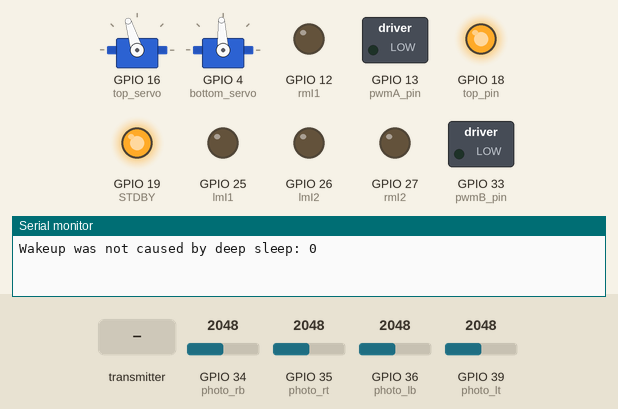
This sketch was run on a simulated ESP32. Shown: 2 × servo, switched loads named in the sketch (green lamp = pin HIGH), output pins drawn as LEDs (lit = HIGH), the last lines printed to the serial monitor. The test bench sets the inputs (shaded band); at power-on: GPIO 34 (photo_rb) = 2048, GPIO 35 (photo_rt) = 2048, GPIO 36 (photo_lb) = 2048, GPIO 39 (photo_lt) = 2048. Servo pulses on a pin are drawn as a servo (544–2400 µs = 0–180°).

Above: at 2.2 s.
2.3 s: the transmitter starts sending breakval = 1024
At 3.1 s:
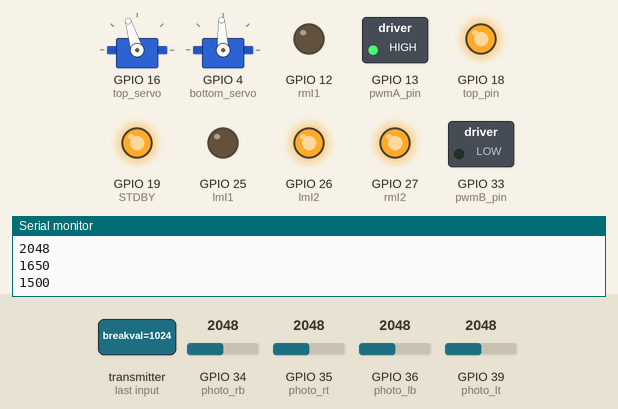
3.8 s: the transmitter starts sending t1 = 1024
At 4.2 s:
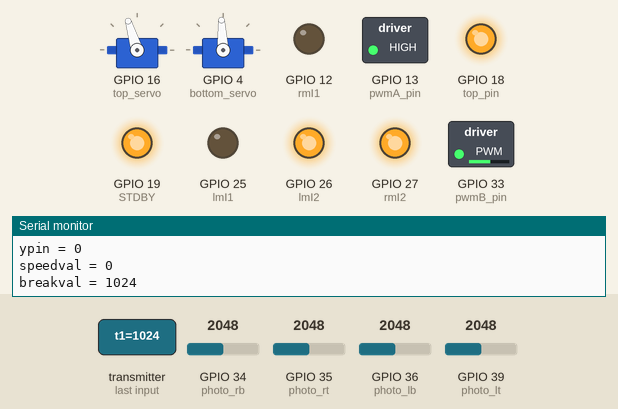
5.3 s: the transmitter starts sending t2 = 2048
At 6.5 s:
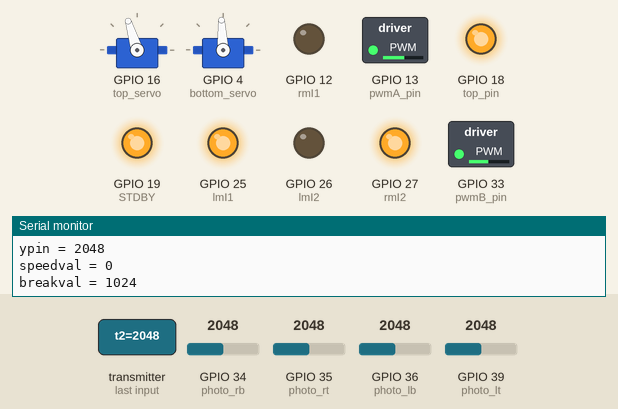
6.8 s: the transmitter starts sending t1 = 2048
At 7.7 s:
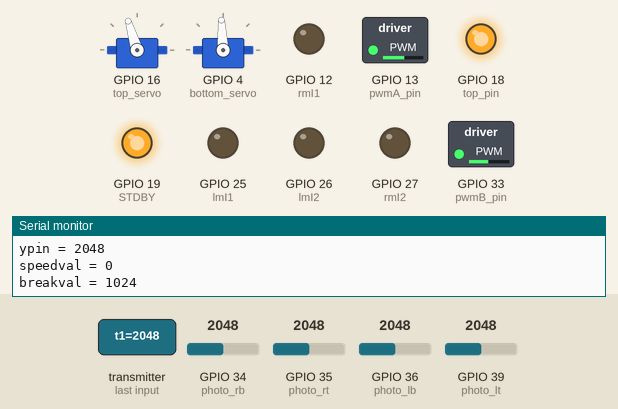
8.3 s: the transmitter starts sending t2 = 1024
At 8.9 s:
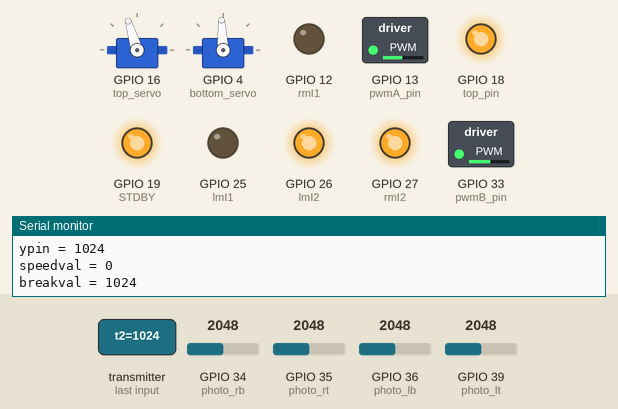
9.8 s: the transmitter starts sending breakval = 0
At 11.1 s:
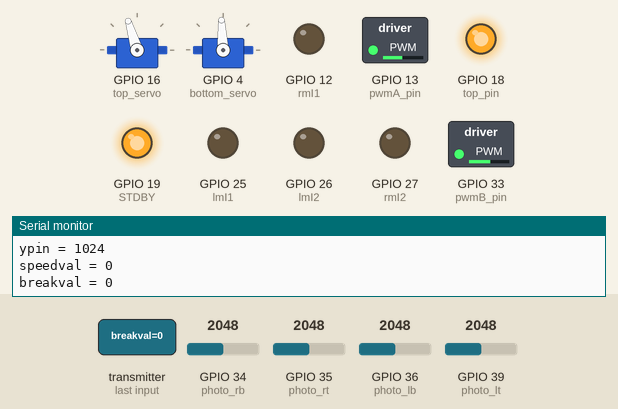
Timing chart, 0 to 12.3 s (numbered marks = the images above; inputs shaded):
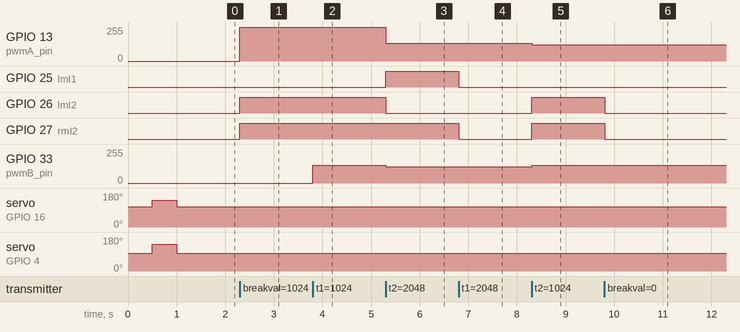

The sketch:

car_side_esp32_solar_v2.ino
```cpp
#include <esp_now.h>
#include <WiFi.h>

#include "soc/soc.h"
#include "soc/rtc_cntl_reg.h"


#define uS_TO_S_FACTOR 1000000  /* Conversion factor for micro seconds to seconds */
#define TIME_TO_SLEEP  10        /* Time ESP32 will go to sleep (in seconds) */


// RTC_DATA_ATTR int bootCount = 0;
RTC_NOINIT_ATTR int servo_top_persistent;
RTC_NOINIT_ATTR  int servo_bottom_persistent; //these are the persistent servo values

unsigned long t_last_com; //time since last communication

bool first_update = true;

int pwmA_pin = 13; //white
int pwmB_pin = 33; //yellow
int max_spd = 255;
int min_spd = 60;

int rmI1 = 12; //green
int rmI2 = 27; //blue
int lmI1 = 25; // H out1 = H | L out1 = L | H short break | L stop purple
int lmI2 = 26; // L out2 = L | H out2 = H | H short break | L stop brown
int STDBY = 19; //Low is off (current save) //not connected so far

// setting PWM properties

const int freq = 2000;
const int ledChannel_l = 2;
const int ledChannel_r = 3;
const int resolution = 8;

//previous values to check if we need to update.
int rs_prev;
int ls_prev;
int dl_prev;
int dr_prev;

//tracker stuff
SemaphoreHandle_t Semaphore_Controls = NULL;
int counter;

int top_pin = 18; //this is the pin that is held high to get a 3.3v signal at the top of the 2.2k resistor.
                  //alternatively  you can connect the 2.2k to the 3.3v rail, but you won't be able to shut
                  // down the current (which is small but still non-zero) if you want to put the eps32 to sleep
                  //while you charge the cell.

const int top_servo = 16; // Top servo
const int bottom_servo = 4; //Bottomservo
const int channel_top = 5;
const int channel_b = 4;
const int servoFrequency = 50; // PWM frequency in Hz
int micros_top = 1650;
int micros_bottom = 1500;

int micros_top_min = 1400;
int micros_bottom_min = 800;
int micros_top_max = 2200;
int micros_bottom_max = 2200;

//analogue inputs for photoresistors
const int photo_rb = 34;
const int photo_rt = 35;
const int photo_lb = 36;
const int photo_lt = 39;

uint16_t val_rb, val_rt, val_lb, val_lt;


typedef struct stuct_message {

//  int vals[5];
//  uint8_t a1;
  uint16_t t1;
  uint16_t t2; //int
//  uint16_t t3;
  uint16_t speedval;
  uint16_t breakval;
//  int a2;
} struct_message;

struct_message control_data;

void print_wakeup_reason(){
  esp_sleep_wakeup_cause_t wakeup_reason;

  wakeup_reason = esp_sleep_get_wakeup_cause();

  switch(wakeup_reason)
  {
    case ESP_SLEEP_WAKEUP_EXT0 : Serial.println("Wakeup caused by external signal using RTC_IO"); break;
    case ESP_SLEEP_WAKEUP_EXT1 : Serial.println("Wakeup caused by external signal using RTC_CNTL"); break;
    case ESP_SLEEP_WAKEUP_TIMER :
      Serial.println("Wakeup caused by timer");
      micros_top=servo_top_persistent;
      micros_bottom=servo_bottom_persistent;
      break;
    case ESP_SLEEP_WAKEUP_TOUCHPAD : Serial.println("Wakeup caused by touchpad"); break;
    case ESP_SLEEP_WAKEUP_ULP : Serial.println("Wakeup caused by ULP program"); break;
    default : Serial.printf("Wakeup was not caused by deep sleep: %d\n",wakeup_reason); break;
  }
}

void robot_stop(){
  digitalWrite(rmI1,LOW);
  digitalWrite(rmI2,LOW);
  digitalWrite(lmI1,LOW);
  digitalWrite(lmI2,LOW);
}

void robot_setup(){
  pinMode(rmI1,OUTPUT);
  pinMode(rmI2,OUTPUT);
  pinMode(lmI1,OUTPUT);
  pinMode(lmI2,OUTPUT);

  ledcSetup(ledChannel_l, freq, resolution);
  ledcSetup(ledChannel_r, freq, resolution);

  ledcAttachPin(pwmA_pin, ledChannel_l);
  ledcAttachPin(pwmB_pin, ledChannel_r);


}

void serovs_setup(){
  ledcSetup(channel_b, servoFrequency, 16);
  ledcAttachPin(bottom_servo, channel_b);

  // Configure LED Controller Channel 5 for Servo 2
  ledcSetup(channel_top, servoFrequency, 16);
  ledcAttachPin(top_servo, channel_top);
}
void writeServoMicros(int pin, int micros) {
  // Map the desired pulse width (micros) to the PWM range (0-65535)
  int dutyCycle = map(micros, 0, 20000, 0, 65535);

  // Set the PWM duty cycle to move the servo
  ledcWrite(pin, dutyCycle);
}

void left_motor_drive(int spd, int dir){
//  Serial.print("in left motor drive ");
//  Serial.println(spd);
  ls_prev = spd; dl_prev = dir;
  if(dir>0){
    digitalWrite(lmI1, HIGH);
    digitalWrite(lmI2, LOW);
  } else {
    digitalWrite(lmI2, HIGH);
    digitalWrite(lmI1, LOW);
   }

  ledcWrite(ledChannel_l, spd);
}

void right_motor_drive(int spd, int dir){
  rs_prev = spd; dr_prev = dir;
 if(dir>0){
  digitalWrite(rmI1, HIGH);
  digitalWrite(rmI2, LOW);
 } else {
  digitalWrite(rmI2, HIGH);
  digitalWrite(rmI1, LOW);
 }

 ledcWrite(ledChannel_r, spd);
}

void OnDataRecv(const uint8_t * mac, const uint8_t *incomingData, int len) {
  Serial.println("incoming");
  memcpy(&control_data, incomingData, sizeof(control_data));
  Serial.println(sizeof(control_data));
  Serial.print("Bytes received: ");
  Serial.println(len);
  Serial.print("xpin = ");
  Serial.println(control_data.t1);
  Serial.print("ypin = ");
  Serial.println(control_data.t2);
  Serial.print("speedval = ");
  Serial.println(control_data.speedval);
  Serial.print("breakval = ");
  Serial.println(control_data.breakval);
  t_last_com  = millis();
  if (control_data.breakval==0) {
    robot_stop();
  } else { //change speed
    update_robot();
  }
} //void on

void update_robot(){
  int dir;
  int fwd_spd;
  int right_spd;
  int left_spd;
  int dir_lft;
  int dir_rgt;

  if(control_data.t2>1850){ //bias a little bit forward
    //forward
    dir = 1;
    fwd_spd = map(control_data.t2, 2000, 4095, 0,max_spd+10);
  } else {
    dir = -1;
    fwd_spd = map(control_data.t2, 2000, 0, 0,max_spd+10);
  }

  dir_lft = dir;
  dir_rgt = dir;

  if(control_data.t1>1960){
    //left
    right_spd = fwd_spd + map(control_data.t1, 2000, 4095, 0,max_spd+10);
    left_spd = fwd_spd - map(control_data.t1, 2000, 4095, 0,max_spd+10);

  } else {
    right_spd = fwd_spd - map(control_data.t1, 2000, 0, 0,max_spd+10);
    left_spd = fwd_spd + map(control_data.t1, 2000, 0, 0,max_spd+10);
  }
  if(right_spd < 0){
    right_spd = -right_spd;
    dir_rgt = -dir;
  }
  if(left_spd < 0){
    left_spd = -left_spd;
    dir_lft = -dir;
  }
  if(right_spd > max_spd) right_spd = max_spd;
  if(left_spd > max_spd) left_spd = max_spd;


  //we need to stop the motor if speed less that certain value.
  if (right_spd < min_spd && left_spd < min_spd){
    robot_stop();
  } else {
    if(first_update){
      right_motor_drive(right_spd, dir_rgt);
      left_motor_drive(left_spd, dir_lft);
      first_update = false;
    } else {
      left_motor_drive(left_spd, dir_lft);//dir_lft);
      right_motor_drive(right_spd, dir_rgt);
//      if(abs(right_spd - rs_prev)>10 || dr_prev != dir_rgt) {
//        right_motor_drive(right_spd, dir_rgt);
//      }
//      if(abs(left_spd - ls_prev) > 10 || dl_prev != dir_lft){
//         left_motor_drive(left_spd, dir_lft);
//      }
    }
  }
} //update robot

void setup() {
  WRITE_PERI_REG(RTC_CNTL_BROWN_OUT_REG, 0); //disable   detector
  esp_sleep_enable_timer_wakeup(TIME_TO_SLEEP * uS_TO_S_FACTOR);


  // Initialize Serial Monitor
  Serial.begin(115200);
  print_wakeup_reason();
  Semaphore_Controls = xSemaphoreCreateMutex();

  //stdby is the standby for the motor drivers.
  pinMode(STDBY,OUTPUT);
  digitalWrite(STDBY,HIGH);
  digitalWrite(2,LOW);

  //topp pin is for 3.3v rail for Analogue inputs
  pinMode(top_pin, OUTPUT);
  digitalWrite(top_pin, HIGH);

  robot_setup();
//  left_motor_drive(255, 1);
//  delay(200);
  robot_stop();

  //testing 1... 2... 3...
  // right_motor_drive(255, 1);
  // left_motor_drive(255, 1);
  // delay(2000);


  // right_motor_drive(255, 0);
  // left_motor_drive(255, 0);
  // Serial.println("ok0");
  // delay(2000);
  // Set device as a Wi-Fi Station

  serovs_setup();

  WiFi.mode(WIFI_STA);


  // Init ESP-NOW
  if (esp_now_init() != ESP_OK) {
    Serial.println("Error initializing ESP-NOW");
    return;
  }

  // Once ESPNow is successfully Init, we will register for recv CB to
  // get recv packer info
  esp_now_register_recv_cb(OnDataRecv);

  // delay(5);
  writeServoMicros(channel_top, micros_top);
  writeServoMicros(channel_b, micros_bottom);
  delay(500);
  writeServoMicros(channel_top, 2000);
  writeServoMicros(channel_b, 2000);
  delay(500);
  writeServoMicros(channel_top, micros_top);
  writeServoMicros(channel_b, micros_bottom);
  delay(20);
  val_rb = 0x0000 | analogRead(photo_rb); //
  val_rt = 0x0000 | analogRead(photo_rt);
  val_lb = 0x0000 | analogRead(photo_lb);
  val_lt = 0x0000 | analogRead(photo_lt);
  delay(2);

  t_last_com = millis();

}

// void update_servos(void *params){
void loop(){
  double alpha;

  alpha = 0.85;

    for (int i = 0; i < 5; i++){
    //use an exponentially weighted moving average to get rid of noise.
    val_rb = (uint16_t) (alpha*((double) val_rb) + (1.0-alpha)*((double) (0x0000 | analogRead(photo_rb)))); //
    val_rt = (uint16_t) (alpha*((double) val_rt) + (1.0-alpha)*((double) (0x0000 | analogRead(photo_rt))));
    val_lb = (uint16_t) (alpha*((double) val_lb) + (1.0-alpha)*((double) (0x0000 | analogRead(photo_lb))));
    val_lt = (uint16_t) (alpha*((double) val_lt) + (1.0-alpha)*((double) (0x0000 | analogRead(photo_lt))));

      }
  //this is for debuggin. In general, I try to avoid Serial.println in freertos.
  if (counter > 800){
  Serial.println("values");
  Serial.println(val_rb);
  Serial.println(val_rt);
  Serial.println(val_lb);
  Serial.println(val_lt);
  Serial.println(micros_top);
  Serial.println(micros_bottom);
  counter=0;

  }
  counter++;


  if(val_rb < val_rt-10 && val_lb < val_lt-10){
    //move forward
    micros_top++;
    if(micros_top > micros_top_max){micros_top = micros_top_max;}
    writeServoMicros(channel_top, micros_top);
  } else if(val_rb > val_rt+10 && val_lb > val_lt+10){
    //move backward
    micros_top--;
    if(micros_top < micros_top_min){micros_top = micros_top_min;}
    writeServoMicros(channel_top, micros_top);
  }

  if(val_rb > val_lb && val_rt > val_lt){
    //move left
    micros_bottom++;
    if(micros_bottom > micros_bottom_max){micros_bottom = micros_bottom_max;}
    writeServoMicros(channel_b, micros_bottom);
  } else if(val_rb < val_lb && val_rt < val_lt){
    //move right
    micros_bottom--;
    if(micros_bottom < micros_bottom_min){micros_bottom = micros_bottom_min;}
    writeServoMicros(channel_b, micros_bottom);
  }

  if((millis()-t_last_com) > 500){
      //if more than 500 ms since last communication stop robot.
      //this will make sure robot doesn't run away if communication signal is broken.
      robot_stop();
      // digitalWrite(STDBY,LOW);
    }

    if((millis()-t_last_com) > 8000){

      //this will put the robot into deep sleep if it doesn't hear from the remote control in 4s.
      digitalWrite(STDBY,LOW);

      servo_top_persistent=micros_top;
      servo_bottom_persistent=micros_bottom;

      Serial.println("going to sleep");
      esp_deep_sleep_start();

    }


}
```

Measured:
- after the input at 2.3 s, GPIO 13 (pwmA_pin): 0/255 → 255/255 at once; GPIO 26 (lmI2), GPIO 27 (rmI2): LOW → HIGH at once
- after the input at 3.8 s, GPIO 33 (pwmB_pin): 0/255 → 135/255 at once
- after the input at 5.3 s, GPIO 13 (pwmA_pin): 255/255 → 134/255 at once; GPIO 25 (lmI1): LOW → HIGH at once; GPIO 26 (lmI2): HIGH → LOW at once; GPIO 33 (pwmB_pin): 135/255 → 123/255 at once
- after the input at 6.8 s, GPIO 25 (lmI1), GPIO 27 (rmI2): HIGH → LOW at once
- after the input at 8.3 s, GPIO 13 (pwmA_pin): 134/255 → 123/255 at once; GPIO 26 (lmI2), GPIO 27 (rmI2): LOW → HIGH at once; GPIO 33 (pwmB_pin): 123/255 → 134/255 at once
- after the input at 9.8 s, GPIO 26 (lmI2), GPIO 27 (rmI2): HIGH → LOW at once
